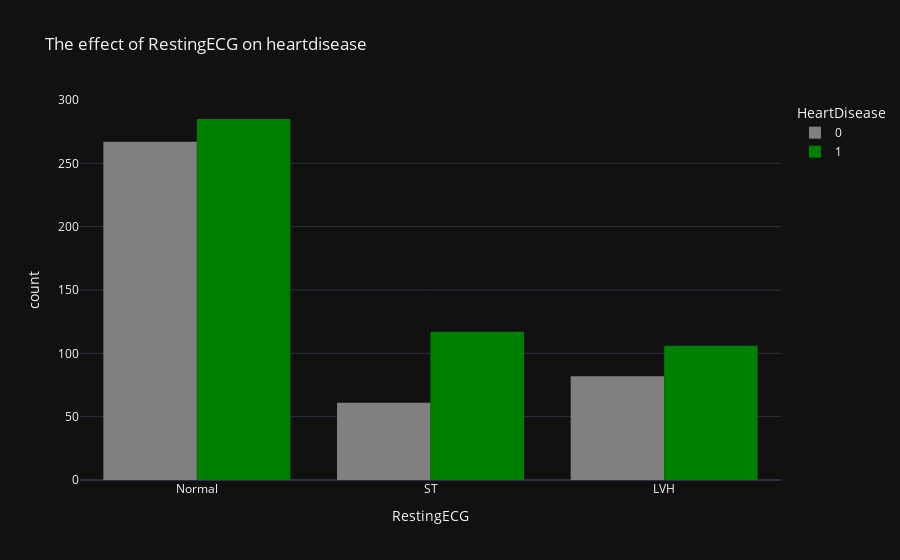

The notebook cell saved with this chart:
### Markdown cell above
the most type of heart disease is normal

### Code cell
px.histogram(df, x='RestingECG', color='HeartDisease',template='plotly_dark',barmode='group',color_discrete_sequence=['grey','green'], title='The effect of RestingECG on heartdisease')

### Figure 1 — Plotly figure (JSON) as saved in the notebook; plotly's stock layout.template omitted (floating-point values rounded to 4 significant figures; data arrays with more than 128 entries replaced by an {"elided": "..."} marker saying what was removed)
{"data": [{"alignmentgroup": "True", "bingroup": "x", "hovertemplate": "HeartDisease=0<br>RestingECG=%{x}<br>count=%{y}<extra></extra>", "legendgroup": "0", "marker": {"color": "grey", "pattern": {"shape": ""}}, "name": "0", "offsetgroup": "0", "orientation": "v", "showlegend": true, "type": "histogram", "x": {"elided": "410 str values"}, "xaxis": "x", "yaxis": "y"}, {"alignmentgroup": "True", "bingroup": "x", "hovertemplate": "HeartDisease=1<br>RestingECG=%{x}<br>count=%{y}<extra></extra>", "legendgroup": "1", "marker": {"color": "green", "pattern": {"shape": ""}}, "name": "1", "offsetgroup": "1", "orientation": "v", "showlegend": true, "type": "histogram", "x": {"elided": "508 str values"}, "xaxis": "x", "yaxis": "y"}], "layout": {"barmode": "group", "legend": {"title": {"text": "HeartDisease"}, "tracegroupgap": 0}, "title": {"text": "The effect of RestingECG on heartdisease"}, "xaxis": {"anchor": "y", "domain": [0, 1], "title": {"text": "RestingECG"}}, "yaxis": {"anchor": "x", "domain": [0, 1], "title": {"text": "count"}}}}
